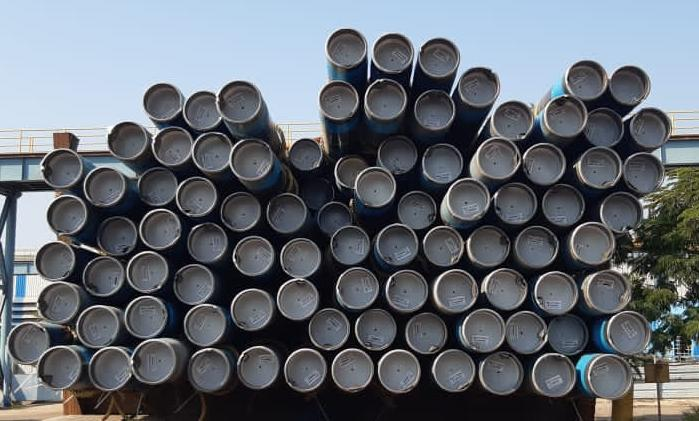
#> input picture Task3/test.jpeg, 699 x 421 px, given in place of ., which was not available
$ python task3.py --img .
#> lines starting #> are read from the running program, lines starting #| are printed output that depends on the picture; pictures that were not available may be replaced by others from this repository, and a replacement may not be noted
import cv2
import numpy as np
import argparse


ap = argparse.ArgumentParser()
ap.add_argument("-i", "--img", type=str, required=True,
	help="path to input directory of images to count")

args = vars(ap.parse_args())

image = cv2.imread(args["img"])
#> image is the input picture: shape (421, 699, 3); mean B, G, R 113.6, 105.8, 99.9


output = image.copy()
# image = cv2.GaussianBlur(image,(5,5),0)
gray = cv2.cvtColor(image, cv2.COLOR_BGR2GRAY)
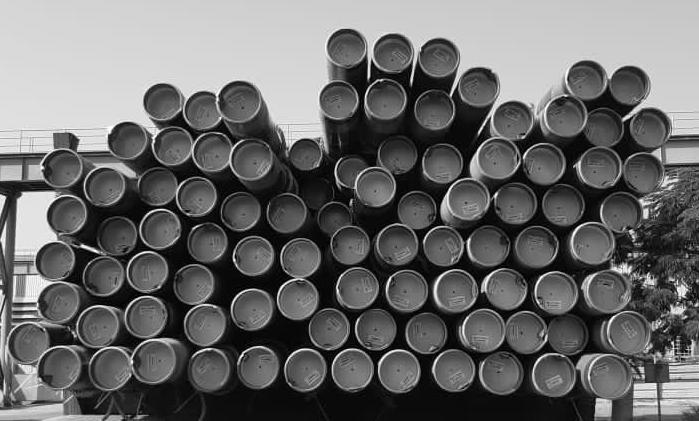
#> gray: shape (421, 699); min 0, max 255, mean 104.9
# gray = cv2.adaptiveThreshold(gray,255,cv2.ADAPTIVE_THRESH_GAUSSIAN_C,\
#             cv2.THRESH_BINARY,11,2)

circles = cv2.HoughCircles(gray, cv2.HOUGH_GRADIENT, 2.7, 12,100,100,minRadius=13,maxRadius=22)
#> circles = 88 rows, first 8: [406.4, 290.2, 20.29], [109.3, 368.6, 20.29], [425.2, 333.5, 20.29], [544, 163.4, 20.29], [536, 247.1, 20.29], [357.8, 287.6, 20.29], [147.2, 271.4, 20.29], [193.1, 284.9, 20.29]
# ensure at least some circles were found
cnt=0
if circles is not None:
	# convert the (x, y) coordinates and radius of the circles to integers
	circles = np.round(circles[0, :]).astype("int")
#> circles = 88 rows, first 8: [406, 290, 20], [109, 369, 20], [425, 333, 20], [544, 163, 20], [536, 247, 20], [358, 288, 20], [147, 271, 20], [193, 285, 20]
	# loop over the (x, y) coordinates and radius of the circles
	for (x, y, r) in circles:
		# draw the circle in the output image, then draw a rectangle
		# corresponding to the center of the circle
		print(r)
		cnt+=1
		cv2.circle(output, (x, y), r, (0, 255, 0), 4)
		cv2.rectangle(output, (x - 5, y - 5), (x + 5, y + 5), (0, 128, 255), -1)
#> this loop made 88 passes
#> (x, y) on passes 1 to 12: (406, 290), (109, 369), (425, 333), (544, 163), (536, 247), (358, 288), (147, 271), (193, 285), (603, 128), (239, 101), (398, 371), (468, 198)
#| 20
#| 20
#| 20
#| 20
#| 20
#| 20
#| 20
#| 20
#> (further printed lines are left out)
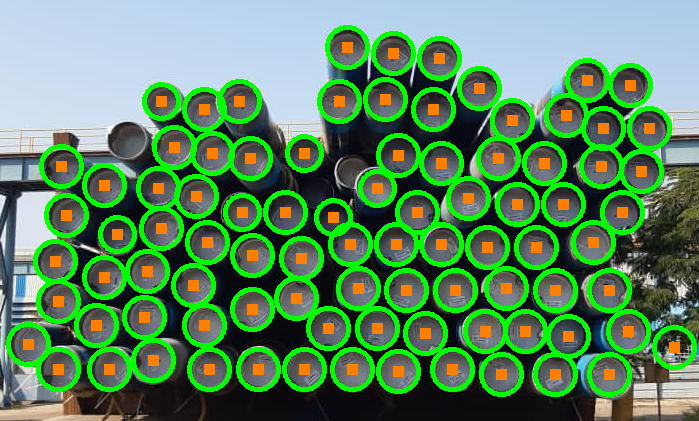
#> output: shape (421, 699, 3); mean B, G, R 93.3, 136.1, 90
#> after the loop, cnt = 88
	# show the output image
	print(cnt)
#| 88
	cv2.imshow("output", np.hstack([image, output]))
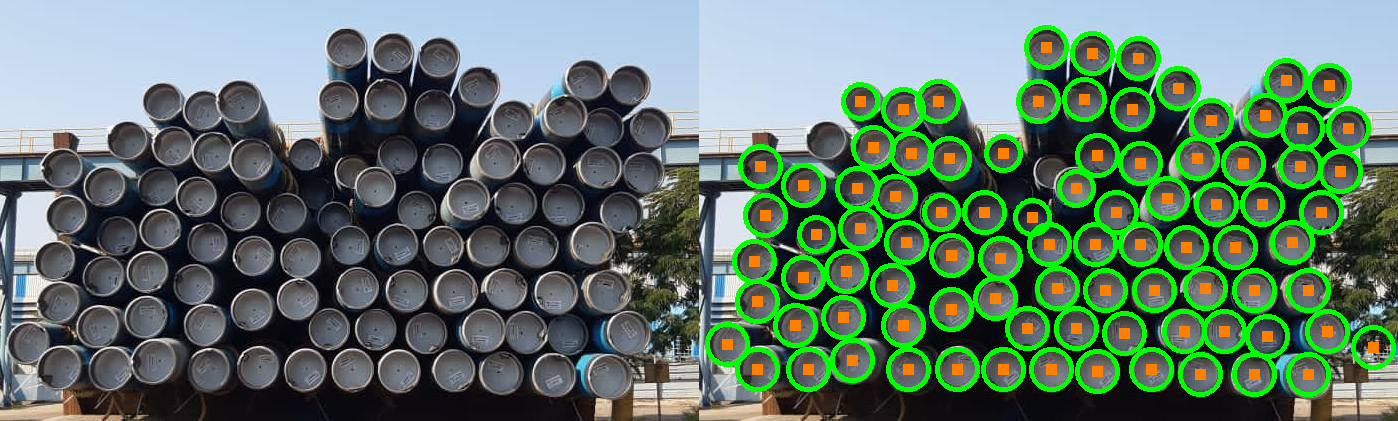
#> window 'output': shape (421, 1398, 3); mean B, G, R 103.5, 121, 95
	cv2.waitKey(0)
